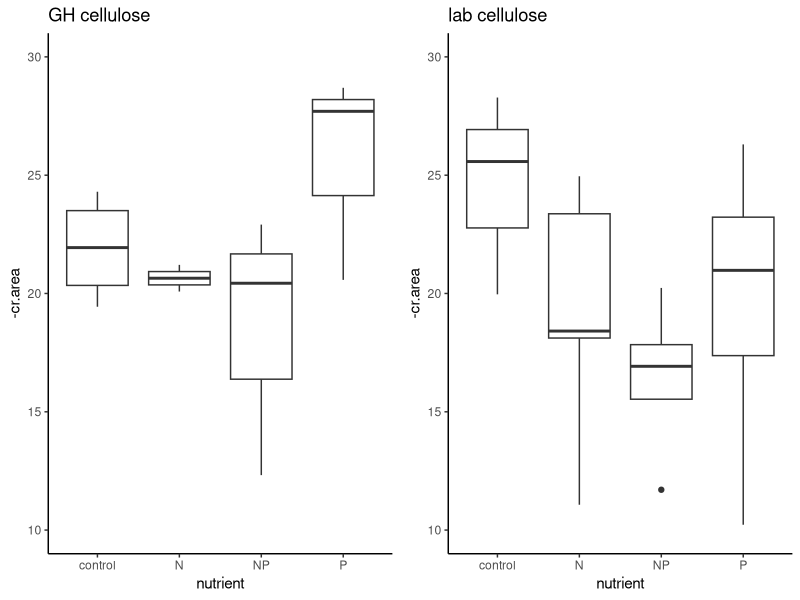
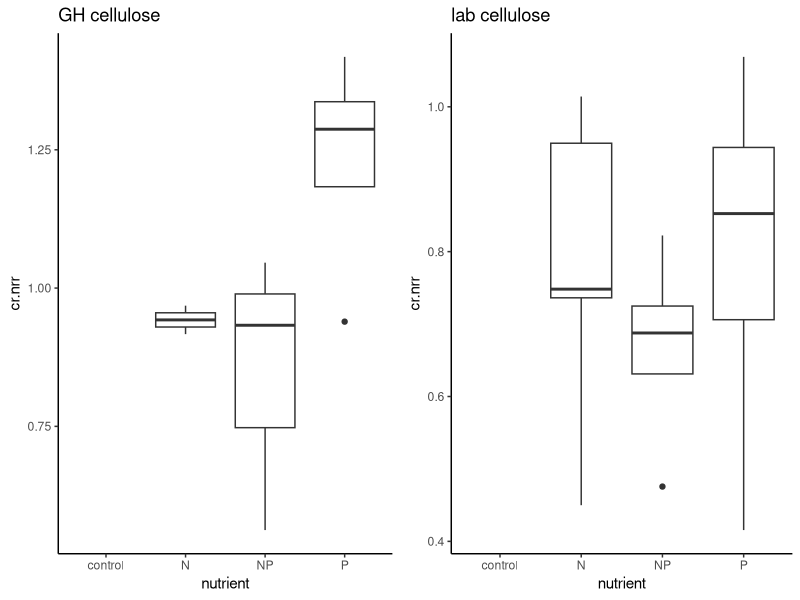
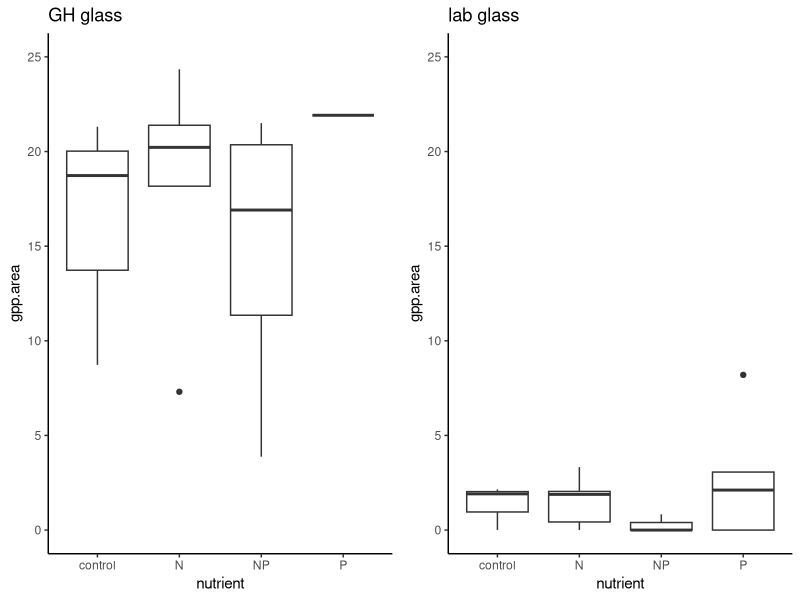
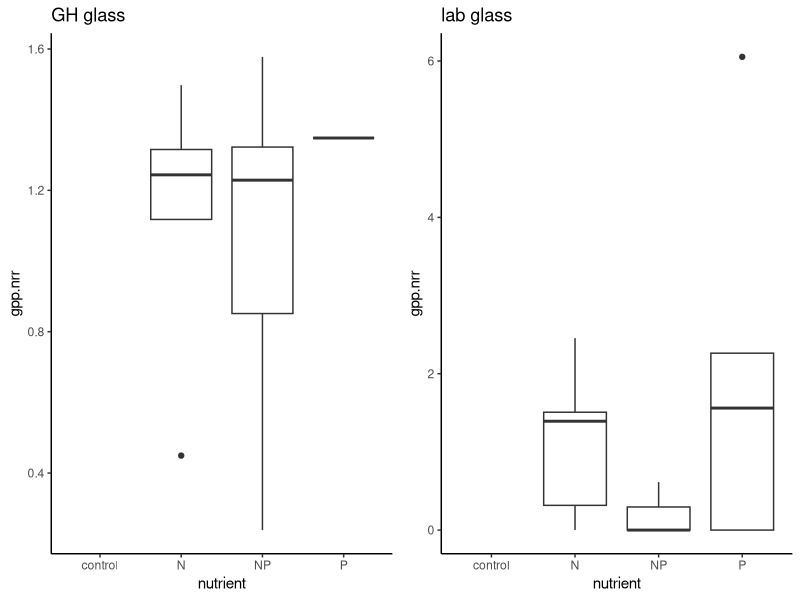
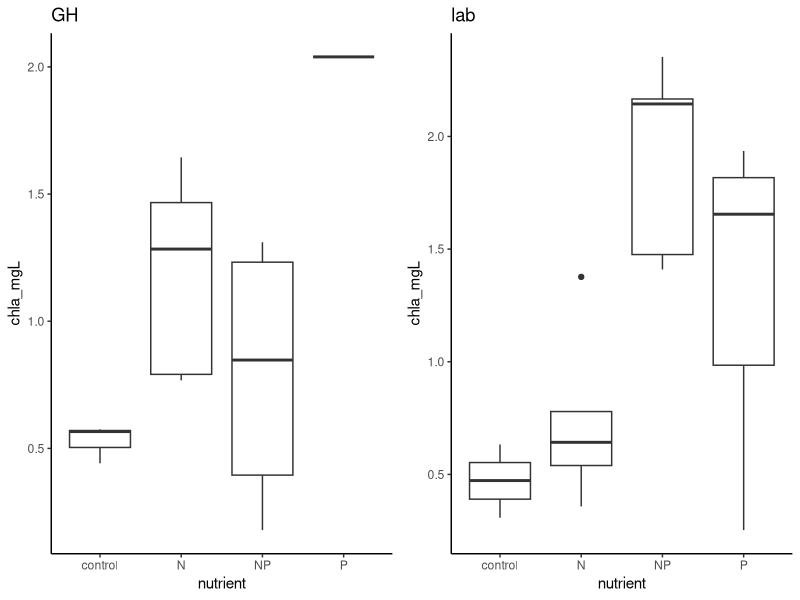
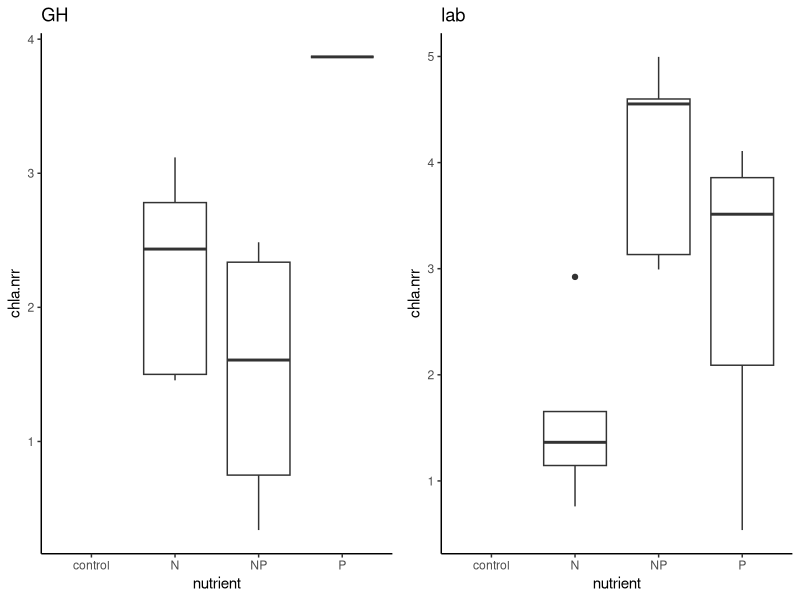
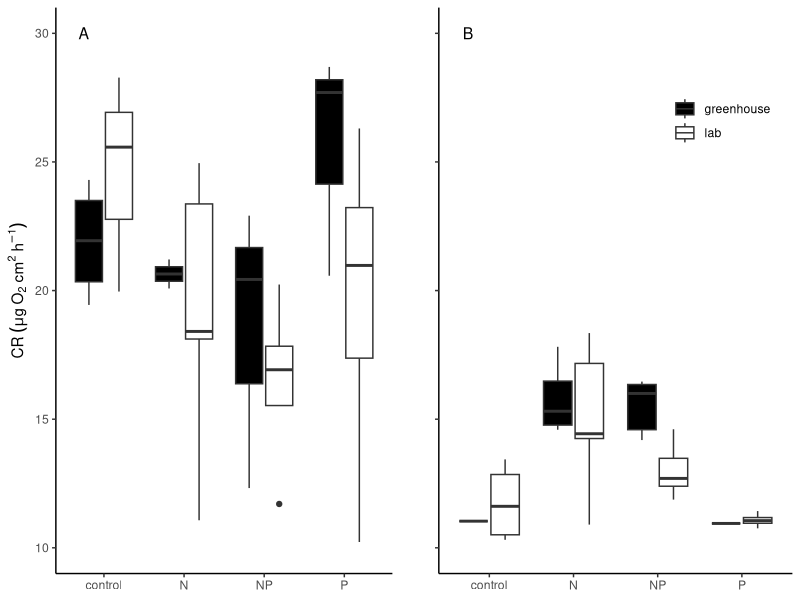
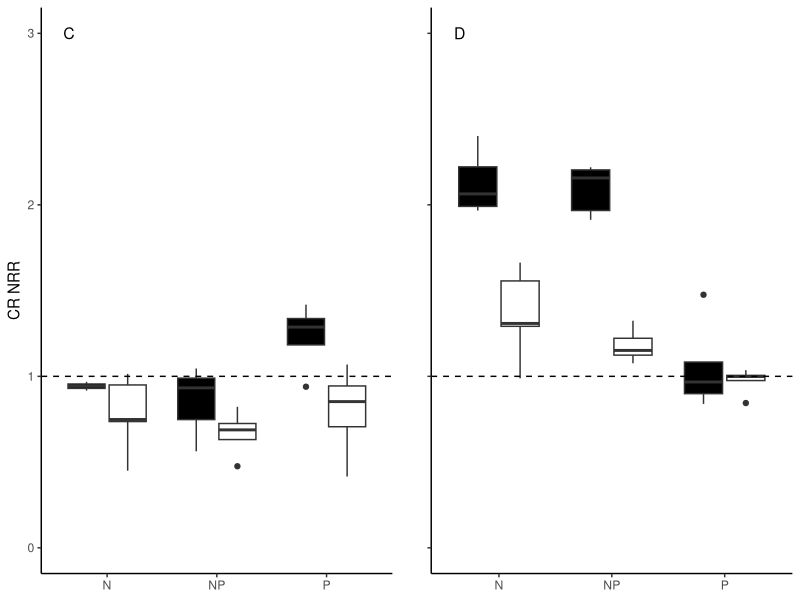

R code for these plots, in order:
#script to analyze the greenhouse vs. lab comparison of nutrient limitation. 
#first, determine nutrient limitation within substrate type and incubation location. 
#then, compare among locations

#install packages
install.packages("dplyr")
install.packages("ggplot2")
install.packages("gridExtra")

#packages
library(nlme)
library(dplyr)
library(ggplot2)
library(gridExtra)

#Load data
gh_lab <- read.csv("GH_lab_Columbia.csv")
cwu_lab <- read.csv("Ganges_Lab.csv")
cwu_gh <- read.csv("Ganges_GH.csv")

comb <- read.csv("GH_lab_combined.csv") # analyze columbia and ditch together

#convert N and P values (0 or 1 for absence or presence) to factors
gh_lab$N <- as.factor(gh_lab$N)
gh_lab$P <- as.factor(gh_lab$P)

comb$N <- as.factor(comb$N)
comb$P <- as.factor(comb$P)


#subset data into gpp and cr response
gh <- subset(gh_lab, incubation=="GH", data=gh_lab)
lab <- subset(gh_lab, incubation =="lab", data=gh_lab)

comb_gpp <- subset(comb, top == "glass", data=comb)
comb_cr <- subset(comb, top == "cellulose", data=comb)

############################################################
#plots!
GH_CR<-ggplot(data=subset(gh, top=="cellulose"), aes(x=nutrient, y = -cr.area))+geom_boxplot()+theme_classic()+
  ggtitle("GH cellulose")+ylim(10,30)
lab_CR<-ggplot(data=subset(lab, top=="cellulose"), aes(x=nutrient, y = -cr.area))+geom_boxplot()+theme_classic()+
  ggtitle("lab cellulose")+ylim(10,30)
grid.arrange(GH_CR, lab_CR, ncol=2)

GH_CR.NRR<-ggplot(data=subset(gh, top=="cellulose"), aes(x=nutrient, y = cr.nrr))+geom_boxplot()+theme_classic()+
  ggtitle("GH cellulose")
lab_CR.NRR<-ggplot(data=subset(lab, top=="cellulose"), aes(x=nutrient, y =cr.nrr))+geom_boxplot()+theme_classic()+
  ggtitle("lab cellulose")
grid.arrange(GH_CR.NRR, lab_CR.NRR, ncol=2)

GH_GPP<-ggplot(data=subset(gh, top=="glass"), aes(x=nutrient, y = gpp.area))+geom_boxplot()+theme_classic()+
  ggtitle("GH glass")+ylim(0,25)
lab_GPP<-ggplot(data=subset(lab, top=="glass"), aes(x=nutrient, y = gpp.area))+geom_boxplot()+theme_classic()+
  ggtitle("lab glass")+ylim(0,25)
grid.arrange(GH_GPP, lab_GPP, ncol=2)

GH_GPP.NRR<-ggplot(data=subset(gh, top=="glass"), aes(x=nutrient, y = gpp.nrr))+geom_boxplot()+theme_classic()+
  ggtitle("GH glass")
lab_GPP.NRR<-ggplot(data=subset(lab, top=="glass"), aes(x=nutrient, y =gpp.nrr))+geom_boxplot()+theme_classic()+
  ggtitle("lab glass")
grid.arrange(GH_GPP.NRR, lab_GPP.NRR, ncol=2)

GH_chla<-ggplot(data=gh, aes(x=nutrient, y=chla_mgL))+geom_boxplot()+theme_classic()+
  ggtitle("GH")
lab_chla<-ggplot(data=lab, aes(x=nutrient, y=chla_mgL))+geom_boxplot()+theme_classic()+
  ggtitle("lab")
grid.arrange(GH_chla, lab_chla, ncol=2)

GH_chla.NRR<-ggplot(data=gh, aes(x=nutrient, y = chla.nrr))+geom_boxplot()+theme_classic()+
  ggtitle("GH")
lab_chla.NRR<-ggplot(data=lab, aes(x=nutrient, y =chla.nrr))+geom_boxplot()+theme_classic()+
  ggtitle("lab")
grid.arrange(GH_chla.NRR, lab_chla.NRR, ncol=2)

#combined CR figure for revision
columbia_cr <- ggplot(data = subset(comb_cr, location == "columbia"), aes(x = nutrient, y = -cr.area, fill = incubation)) +
  geom_boxplot() +
  theme_classic() +
  scale_fill_manual(name="Incubation", values=c("black", "white")) +
#  ggtitle("Columbia") + #delete title for final figure
  ylim(10,30) +
  ylab(expression(CR~(mu*g~O[2]~cm^{2}~h^{-1}))) +
  theme(legend.position = "none",
        axis.title.x=element_blank()) +
  annotate("text", x=0.75, y=30, label="A", size=4)

ditch_cr <- ggplot(data = subset(comb_cr, location == "ditch"), aes(x = nutrient, y = -cr.area, fill = incubation)) +
  geom_boxplot() +
  theme_classic() +
  scale_fill_manual(labels = c("greenhouse", "lab"), values=c("black", "white")) +
  #  ggtitle("Ditch") + #delete title for final figure
  ylim(10,30) +
  theme(axis.text.y=element_blank(),
        axis.title.y=element_blank(),
        axis.title.x=element_blank(),
        legend.position = c(0.8, 0.8),
        legend.title = element_blank()) + 
  annotate("text", x=0.75, y=30, label="B", size=4)


gA <- ggplotGrob(columbia_cr)  # set up figure
gB <- ggplotGrob(ditch_cr)  # set up figure

maxWidth = grid::unit.pmax(gA$widths[2:5], gB$widths[2:5])  # set up figure

gA$widths[2:5] <- as.list(maxWidth)  # set up figure
gB$widths[2:5] <- as.list(maxWidth)  # set up figure

grid.arrange(gA, gB, ncol=2)

#combined CR-NRR figure for revision
columbia_crnrr <- ggplot(data = subset(comb_cr, location == "columbia"), aes(x = nutrient, y = cr.nrr, fill = incubation)) +
  geom_boxplot() +
  theme_classic() +
  scale_fill_manual(name="Incubation", values=c("black", "white")) +
#  ggtitle("Columbia") + #delete title for final figure
  ylim(0,3) +
  ylab(expression(CR~NRR)) +
  theme(legend.position = "none",
        axis.title.x=element_blank()) +
  scale_x_discrete(limit = c("N", "NP", "P")) +
  geom_hline(yintercept = 1, lty = 2) +
  annotate("text", x=0.65, y=3, label="C", size=4)

ditch_crnrr <- ggplot(data = subset(comb_cr, location == "ditch"), aes(x = nutrient, y = cr.nrr, fill = incubation)) +
  geom_boxplot() +
  theme_classic() +
  scale_fill_manual(name="Incubation", values=c("black", "white")) +
#  ggtitle("Ditch") + #delete title for final figure
  ylim(0,3) +
  theme(legend.position = "none",
        axis.text.y=element_blank(),
        axis.title.y=element_blank(),
        axis.title.x=element_blank()) +
  scale_x_discrete(limit = c("N", "NP", "P")) +
  geom_hline(yintercept = 1, lty = 2) +
  annotate("text", x=0.65, y=3, label="D", size=4)


gC <- ggplotGrob(columbia_crnrr)  # set up figure
gD <- ggplotGrob(ditch_crnrr)  # set up figure

maxWidth = grid::unit.pmax(gC$widths[2:5], gD$widths[2:5])  # set up figure

gC$widths[2:5] <- as.list(maxWidth)  # set up figure
gD$widths[2:5] <- as.list(maxWidth)  # set up figure

grid.arrange(gC, gD, ncol=2)

#4 panel plot of CR and CR.nrr for revision

gA <- ggplotGrob(columbia_cr)  # set up figure
gB <- ggplotGrob(ditch_cr)  # set up figure
gC <- ggplotGrob(columbia_crnrr)  # set up figure
gD <- ggplotGrob(ditch_crnrr)  # set up figure

maxWidth = grid::unit.pmax(gA$widths[2:5], gB$widths[2:5], gC$widths[2:5], gD$widths[2:5])  # set up figure

gA$widths[2:5] <- as.list(maxWidth)  # set up figure
gB$widths[2:5] <- as.list(maxWidth)  # set up figure
gC$widths[2:5] <- as.list(maxWidth)
gD$widths[2:5] <- as.list(maxWidth)

grid.arrange(gA, gB, gC, gD, ncol=2, nrow=2)


#combined GPP figure for revision--not needed bc we don't report gpp
#columbia_gpp <- ggplot(data = subset(comb_gpp, location == "columbia"), aes(x = nutrient, y = gpp.area, fill = incubation)) +
#  geom_boxplot() +
#  theme_classic() +
#  scale_fill_manual(name="Incubation", values=c("black", "white")) +
#  ggtitle("Columbia") + #delete title for final figure
#  ylim(0,30) +
#  ylab(expression(GPP~(mg~O2~cm^{2}~h^{-1}))) +
#  theme(legend.position = "none",
#        axis.title.x=element_blank()) +
#  annotate("text", x=1, y=30, label="A", size=4)
#
#ditch_gpp <- ggplot(data = subset(comb_cr, location == "ditch"), aes(x = nutrient, y = gpp.area, fill = incubation)) +
#  geom_boxplot() +
#  theme_classic() +
#  scale_fill_manual(name="Incubation", values=c("black", "white")) +
#  ggtitle("Ditch") + #delete title for final figure
#  ylim(0,30) +
#  theme(axis.text.y=element_blank(),
#        axis.title.y=element_blank(),
#        axis.title.x=element_blank(),
#        legend.position = c(0.7, 0.9)) +
#  annotate("text", x=1, y=30, label="B", size=4)
#
#gA <- ggplotGrob(columbia_gpp)  # set up figure
#gB <- ggplotGrob(ditch_gpp)  # set up figure
#
#maxWidth = grid::unit.pmax(gA$widths[2:5], gB$widths[2:5])  # set up figure
#
#gA$widths[2:5] <- as.list(maxWidth)  # set up figure
#gB$widths[2:5] <- as.list(maxWidth)  # set up figure
#
#grid.arrange(gA, gB, ncol=2)





#analyze CR data
M1<-aov(cr.area~N*P, data=subset(gh, top=="cellulose"))
summary(M1)
M2<-aov(cr.area~N*P, data=subset(lab, top=="cellulose"))
summary(M2)
M3<-aov(cr.nrr~nutrient, data=subset(gh, top =="cellulose"))
summary(M3) #p = 0.11
M4<-aov(cr.nrr~nutrient, data=subset(lab, top =="cellulose"))
summary(M4)#p = 0.674

#analyze gpp data
M1<-aov(gpp.area~N*P, data=subset(gh, top =="glass"))
summary(M1)
M2<-aov(gpp.area~N*P, data=subset(lab, top =="glass"))
summary(M2)
M3<-aov(gpp.nrr~nutrient, data=subset(gh, top =="glass"))
summary(M3) 
M4<-aov(gpp.nrr~nutrient, data=subset(lab, top =="glass"))
summary(M4)

#analyze chla data
M1<-aov(chla_mgL~N*P, data=subset(gh, top =="glass"))
summary(M1)
M2<-aov(chla_mgL~N*P, data=subset(lab, top =="glass"))
summary(M2)
M3<-aov(chla.nrr~nutrient, data=gh)
summary(M3) 
TukeyHSD(M3)
M4<-aov(chla.nrr~nutrient, data=lab)
summary(M4)
TukeyHSD(M4)

#analyze COMBINED CR data 
columbia = subset(comb_gpp, location == "columbia")

M1 <- aov(cr.area ~ N*P, data = subset(columbia, incubation == "GH"))
summary(M1)
#no limitation

M2 <- aov(cr.area ~ N*P, data = subset(columbia, incubation == "lab"))
summary(M2)
#N*P interaction term is significant bc it is lower, but interpretation is no limitation

M3 <- aov(cr.nrr ~ nutrient, data = subset(columbia, incubation == "GH"))
summary(M3)
#not different from each other

M4 <- aov(cr.nrr ~ nutrient, data = subset(columbia, incubation == "lab"))
summary(M4)
#not different from each other

ditch = subset(comb_cr, location == "ditch")

M5 <- aov(cr.area ~ N*P, data = subset(ditch, incubation == "GH"))
summary(M5)
#N limitation

M6 <- aov(cr.area ~ N*P, data = subset(ditch, incubation == "lab"))
summary(M6)
#N limitation

M7 <- aov(cr.nrr ~ N*P, data = subset(ditch, incubation == "GH"))
summary(M7)
TukeyHSD(M7)
#N limitation

M8 <- aov(cr.nrr ~ N*P, data = subset(ditch, incubation == "lab"))
summary(M8)
TukeyHSD(M8)
#N limitation

#analyze COMBINED GPP data
columbia = subset(comb_gpp, location == "columbia")

M1 <- aov(gpp.area ~ N*P, data = subset(columbia, incubation == "GH"))
summary(M1)
#no limitation

M2 <- aov(gpp.area ~ N*P, data = subset(columbia, incubation == "lab"))
summary(M2)
#no limitation

ditch = subset(comb_gpp, location == "ditch")
M3 <- aov(gpp.area ~ N*P, data = subset(ditch, incubation == "GH"))
summary(M3)
#no limitation

M4 <- aov(gpp.area ~ N*P, data = subset(ditch, incubation == "lab"))
summary(M4)
#no limitation
